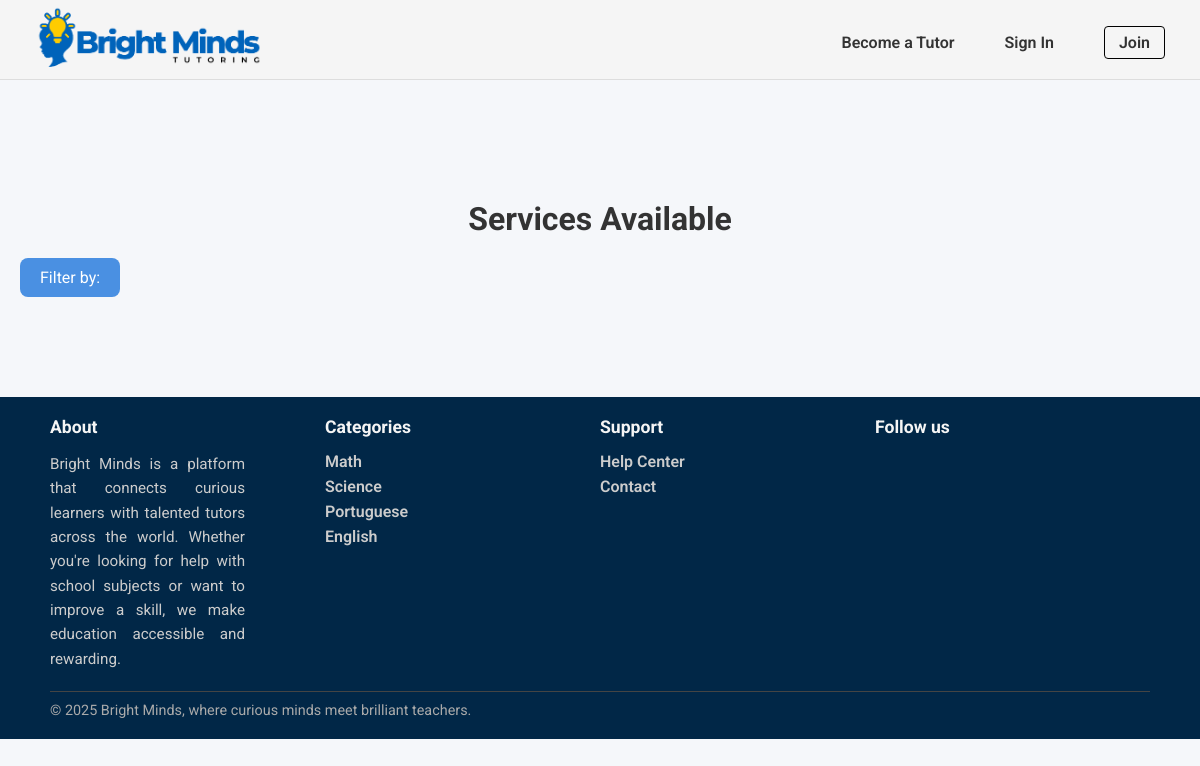
Page /pages/services_list.php on the earlier database version.
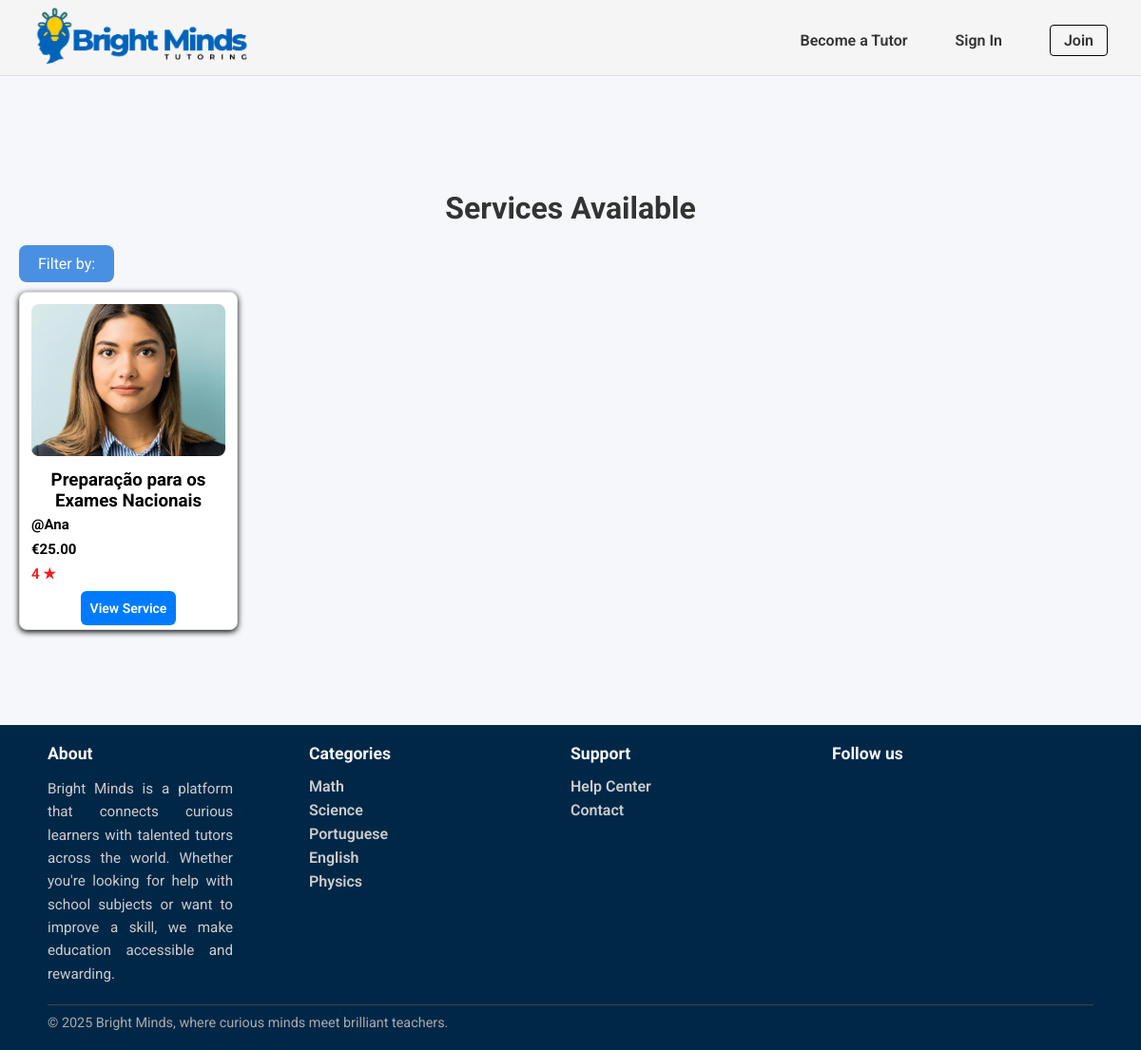
Same page on the later database version.
### tables this page shows
CREATE TABLE Category(
    category_name TEXT PRIMARY KEY
);

CREATE TABLE Service(
    service_id INTEGER PRIMARY KEY,
    freelancer_id INTEGER NOT NULL,
    title TEXT NOT NULL,
    category_name TEXT NOT NULL,
    description TEXT NOT NULL,
    duracao INTEGER NOT NULL,
    price REAL NOT NULL,
    service_type TEXT CHECK(service_type IN ('individual presencial', 'grupo presencial', 'individual online','grupo online', 'revisão trabalhos')) NOT NULL,
    num_sessoes INTEGER NOT NULL,
    status TEXT CHECK(status IN ('ativo', 'inativo')) DEFAULT 'ativo',
    max_students INTEGER,
    FOREIGN KEY (freelancer_id) REFERENCES Freelancers(freelancer_id) ON UPDATE CASCADE ON DELETE CASCADE,
    FOREIGN KEY (category_name) REFERENCES Category(category_name) ON UPDATE CASCADE ON DELETE RESTRICT
);

CREATE TABLE User (
    user_id INTEGER PRIMARY KEY,
    username TEXT UNIQUE NOT NULL,
    name TEXT NOT NULL,
    birth_date DATE,
    email TEXT UNIQUE NOT NULL,
    password TEXT NOT NULL,
    usertype TEXT CHECK(usertype IN ('student', 'tutor', 'admin')) NOT NULL,
    address TEXT,
    postal_code TEXT,
    city TEXT,
    registration_date DATE NOT NULL,
    profile_image TEXT
);

### pages/services_list.php (called while the page is built)
<?php
    require_once(__DIR__. '/../templates/common.tpl.php');
    require_once(__DIR__.'/../database/connection.db.php');
    require_once(__DIR__.'/../database/service.class.php');
    require_once(__DIR__.'/../database/categories.php');
    require_once(__DIR__. '/../templates/services.tpl.php');
    $session = new Session();
    $db = getDatabaseConnection();
    $categories = getAllCategories($db);
    $category = (!empty ($_GET['category'])) ? $_GET['category'] : null;
    $service = (!empty ($_GET['service_type'])) ? $_GET['service_type'] : null;
    $min_price = (!empty($_GET['min_price'])) ? floatval($_GET['min_price']) : null;
    $max_price = (!empty($_GET['max_price'])) ? floatval($_GET['max_price']) : null;
    $services = getServices($db,$category,$service,$min_price,$max_price);
    drawHeader($session);
    drawServices($services,$category,$service);
    drawFooter($categories);
    ?>

### utils/session.php (called while the page is built, shortened)
<?php
  class Session {
    public function isLoggedIn() : bool {
      return isset($_SESSION['id']);
    }
  }
?>

### database/categories.php (called while the page is built, shortened)
<?php
  function getAllCategories(PDO $db) {
    $stmt = $db->prepare('SELECT category_name
                          FROM Category');
    $stmt->execute();
    return $stmt->fetchAll();
  }
?>

### database/service.class.php (called while the page is built, shortened)
<?php
function getServices(PDO $db, ?string $category, ?string $service_type, ?float $min_price, ?float $max_price): array {
    $query = '
        SELECT s.service_id, s.title, s.price, s.service_type,
               u.name AS freelancer_name, u.user_id,
               (SELECT AVG(r.rating) FROM Review r
                JOIN Booking b ON r.booking_id = b.booking_id
                WHERE b.service_id = s.service_id) AS avg_rating
        FROM Service s
        JOIN Freelancer f ON s.freelancer_id = f.freelancer_id
        JOIN User u ON f.freelancer_id = u.user_id
        WHERE s.status = "ativo"
        ';
    $params = [];
    $stmt = $db->prepare($query);
    $stmt->execute($params);
    $services = [];
    while ($row = $stmt->fetch(PDO::FETCH_ASSOC)) {
        $user = User::getUserbyId($db, intval($row['user_id']));
        $profileImage = $user->getPhoto();
        $row['profile_image'] = $profileImage;
        $services[] = $row;
    }
    return $services;
}
?>

### templates/common.tpl.php (the view, shortened to what this page needs)
<?php
    require_once(__DIR__. '/../utils/session.php');
?>
<?php function drawHeader(Session $session){ ?>
    <!DOCTYPE html>
    <html>
        <head>
            <link rel="stylesheet" href="../css/style.css">
            <link rel="stylesheet" href="../css/profile.css">
            <link rel="stylesheet" href="../css/services.css">
            <link rel="stylesheet" href="../css/service_detail.css">
            <link rel="stylesheet" href="../css/admin.css">
            <link rel="stylesheet" href="../css/services_manage.css">
            <link rel="stylesheet" href="../css/client_booking.css">
            <link rel="stylesheet" href="../css/message.css">
        </head>
        <body>
            <header>
                <nav>
                    <a href="../pages/index.php"><img id="logo" src="../docs/BrightMinds_logo.png" alt="BrightMinds Logo"></a>
                    <?php
                        if($session->isLoggedIn()) drawUserNav($session);
                        else drawVisitorNav();
                    ?>
                </nav>
            </header>
            <main>
<?php } ?>
<?php function drawVisitorNav() { ?>
    <ul class="visitor-nav-links">
        <li><a href="../pages/sign_up.php">Become a Tutor</a></li>
        <li><a href="../pages/login.php">Sign In</a></li>
        <li><a href="../pages/sign_up.php" class="join-btn">Join</a></li>
    </ul>
<?php } ?>
<?php function drawFooter(array $categories){ ?>
            </main>
            <footer>
                <div class="footer-content">
                    <section class="footer-column">
                        <h3>About</h3>
                        <p class="footer-about">
                            Bright Minds is a platform that connects curious learners with talented tutors across the world.
                            Whether you're looking for help with school subjects or want to improve a skill, we make education accessible and rewarding.
                        </p>
                    </section>
                    <section class="footer-column">
                        <h3>Categories</h3>
                        <ul>
                            <?php foreach($categories as $category){ ?>
                                <li>
                                    <a href=""><?=$category['category_name']?>
                                    </a>
                                </li>
                            <?php } ?>
                        </ul>
                    </section>
                    <section class="footer-column">
                        <h3>Support</h3>
                        <ul>
                            <li><a href="#">Help Center</a></li>
                            <li><a href="#">Contact</a></li>
                        </ul>
                    </section>
                    <section class="footer-column">
                        <h3>Follow us</h3>
                    </section>
                    <div class="footer-bottom">
                        <hr>
                        <p>© 2025 Bright Minds, where curious minds meet brilliant teachers.</p>
                    </div>
                </div>
            </footer>
        </body>
    </html>
<?php } ?>

### templates/services.tpl.php (shortened to what this page needs)
<?php function drawServices(array $services, ?string $category, ?string $service_type){ ?>
    <section id="services">
      <h2>Services Available</h2>
      <form method="GET" action="services_list.php" class="filter-dropdown">
          <button type = "button" class = "filter-button" onclick= "toggleDropdown()" >
            <span>Filter by:</span>
          </button>
      </form>
        <div class="services-button">
            <?php foreach ($services as $service) {
              $profileImage = $service['profile_image'];
            ?>
                <div class="service-card">
                    <div class="service-img-container">
                      <img class="profile-photo" src="<?= htmlspecialchars($profileImage) ?>" alt="Freelancer profile photo">
                    </div>
                    <div class="service-details">
                        <p class="service-name"><h3><?= htmlspecialchars($service['title']) ?><h3>
                        <p class="service-description"><?= htmlspecialchars($service['description']) ?>
                        <p class="freelancer-name">@<?= htmlspecialchars($service['freelancer_name']) ?></p>
                        <p class="price">€<?= number_format($service['price'], 2) ?></p>
                        <p class="rating">
                            <?php
                            $avg = round($service['avg_rating'], 1);
                            if ($avg) {
                                echo $avg . " ★";
                            } else {
                                echo "No reviews";
                            }
                            ?>
                        </p>
                        <a href="service_detail.php?id=<?= $service['service_id'] ?>" class="view-service-btn">View Service</a>
                    </div>
                </div>
            <?php } ?>
        </div>
    </section>
<?php } ?>

### css/style.css (style rules this page uses)
* { font-family: "Roboto"; margin:0; padding:0; box-sizing: border-box; }
body { background-color: #f5f7fa; }
header { font-family: "Roboto"; font-style: normal; background-color: whitesmoke; border-bottom: 1px solid #ddd; height: 80px; width: 100%; position: sticky; top:0; left:0; }
nav { display: flex; align-items: center; justify-content: space-between; padding: 5px 35px; }
.visitor-nav-links { list-style: none; display: flex; align-items: center; gap: 50px; }
#logo { height:70px; width: auto; }
a { text-decoration:none; }
.visitor-nav-links li a, .user-nav a { color: #333; font-weight: 600; font-size: 16px; }
.join-btn { padding: 6px 14px; border: 1px solid #000; border-radius: 4px; background-color: transparent; font-weight: bold; cursor: pointer; }
footer { font-family: "Roboto", sans-serif; background-color: #012747; color: #fff; padding: 20px 50px; }
.footer-content { display:grid; grid-template-columns: repeat(4, 1fr); grid-template-rows: auto auto; row-gap: 20px; }
.footer-about { font-size: 0.95rem; line-height: 1.6; text-align: justify; color: #ccc; max-width: 280px; }
.footer-column:first-child { padding-right: 80px; }
.footer-bottom { grid-column: 1 / -1; }
.footer-column h3 { font-size: 1.1rem; margin-bottom: 15px; color: #f5f5f5; }
.footer-column ul { list-style: none; }
.footer-column ul li { margin-bottom: 6px; }
.footer-column ul li a { text-decoration: none; color: #ccc; }
.footer-bottom { text-align: start; font-size: 0.9rem; color: #aaa; }
.footer-bottom hr { border: none; border-top: 1px solid #444; margin-bottom: 10px; }

### css/profile.css (style rules this page uses)
* { font-family: 'Roboto', sans-serif; margin: 0; padding: 0; box-sizing: border-box; }
h2 { font-size: 2rem; color: #333; margin-bottom: 20px; text-align: center; }

### css/services.css (style rules this page uses)
#services { margin-top: 100px; margin-bottom: 80px; padding: 20px; }
.services-button { display: flex; flex-wrap: wrap; justify-content: flex-start; gap: 15px; }
.service-card { border: 1px solid #ddd; border-radius: 8px; width: 230px; padding: 12px; background: white; box-shadow: 0 2px 6px rgba(0, 0, 0, 0.986); text-align: center; display: flex; flex-direction: column; margin-top: 10px; }
.profile-photo { width: 100%; height: 160px; object-fit: cover; border-radius: 8px; margin-bottom: 10px; }
.freelancer-name { font-weight: bold; color: #000000; margin: 5px 0; text-align: left; font-size: 15px; }
.price { color: #000000; font-weight: bold; font-size: 15px; margin: 8px 0; text-align: left; }
.rating { color: #f41a1a; font-weight: 600; font-size: 15px; text-align: left; margin-bottom: 15px; }
.view-service-btn { background-color: #007bff; color: white; font-size: 14px; padding: 10px; border: none; border-radius: 6px; cursor: pointer; transition: background-color 0.3s ease; width: 100%; margin-top: 30px; }
.filter-button { background-color: #4A90E2; color: white; padding: 10px 20px; margin-top:1; border: none; border-radius: 8px; font-size: 16px; cursor: pointer; }
.filter-dropdown { position: relative; display: inline-block; }

### css/services_manage.css (style rules this page uses)
a { color: #0066cc; text-decoration: none; }

### css/client_booking.css (style rules this page uses)
a { color: #0066cc; text-decoration: none; font-weight: 600; }

Differences in the rows shown:
added service: title "Preparação para os Exames Nacionais", user.name "Ana", price "25.00", avg "4"
added category: category_name "Physics"
